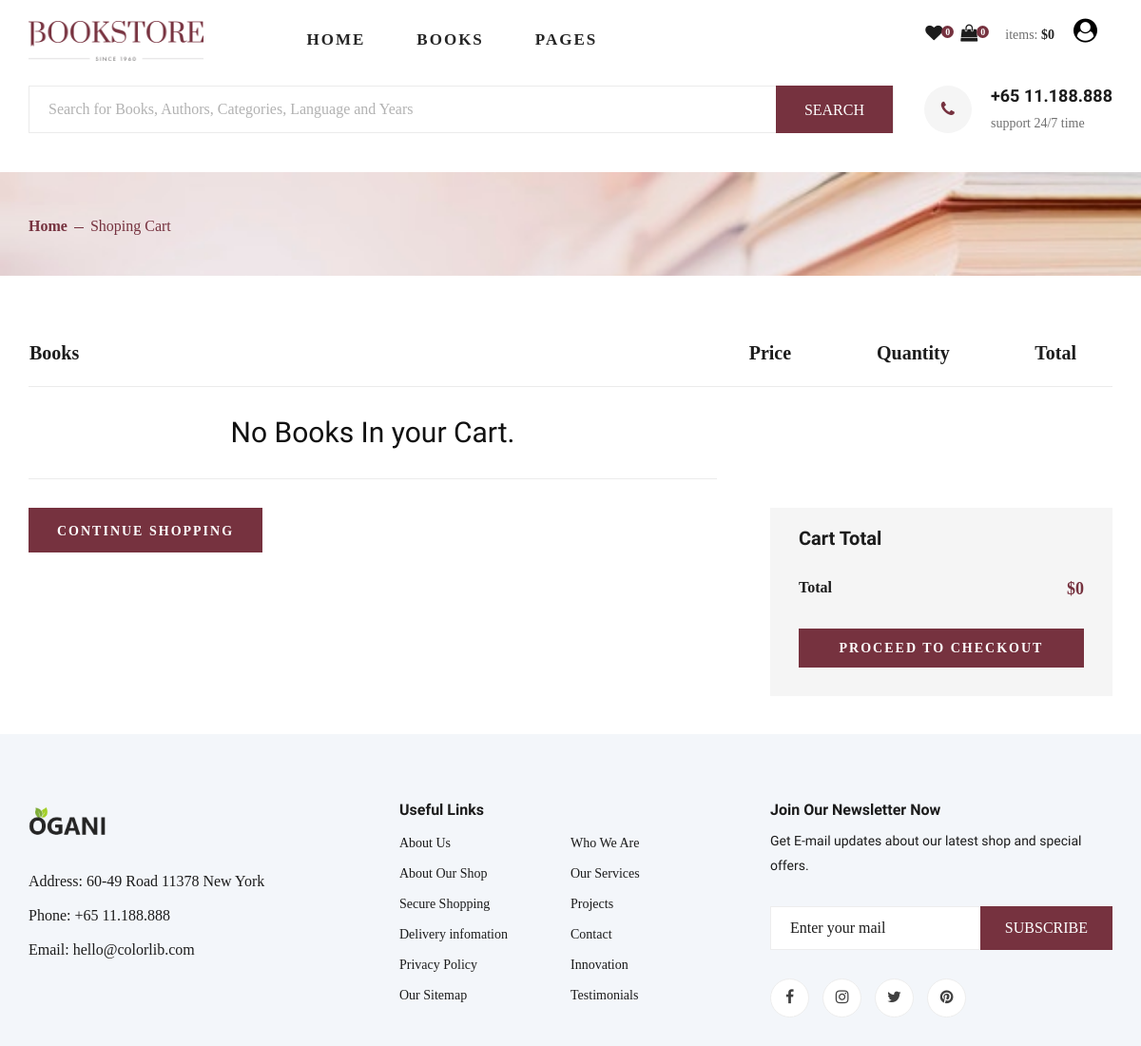
The page /order/shoping-cart (signed in) on the database as committed earlier.
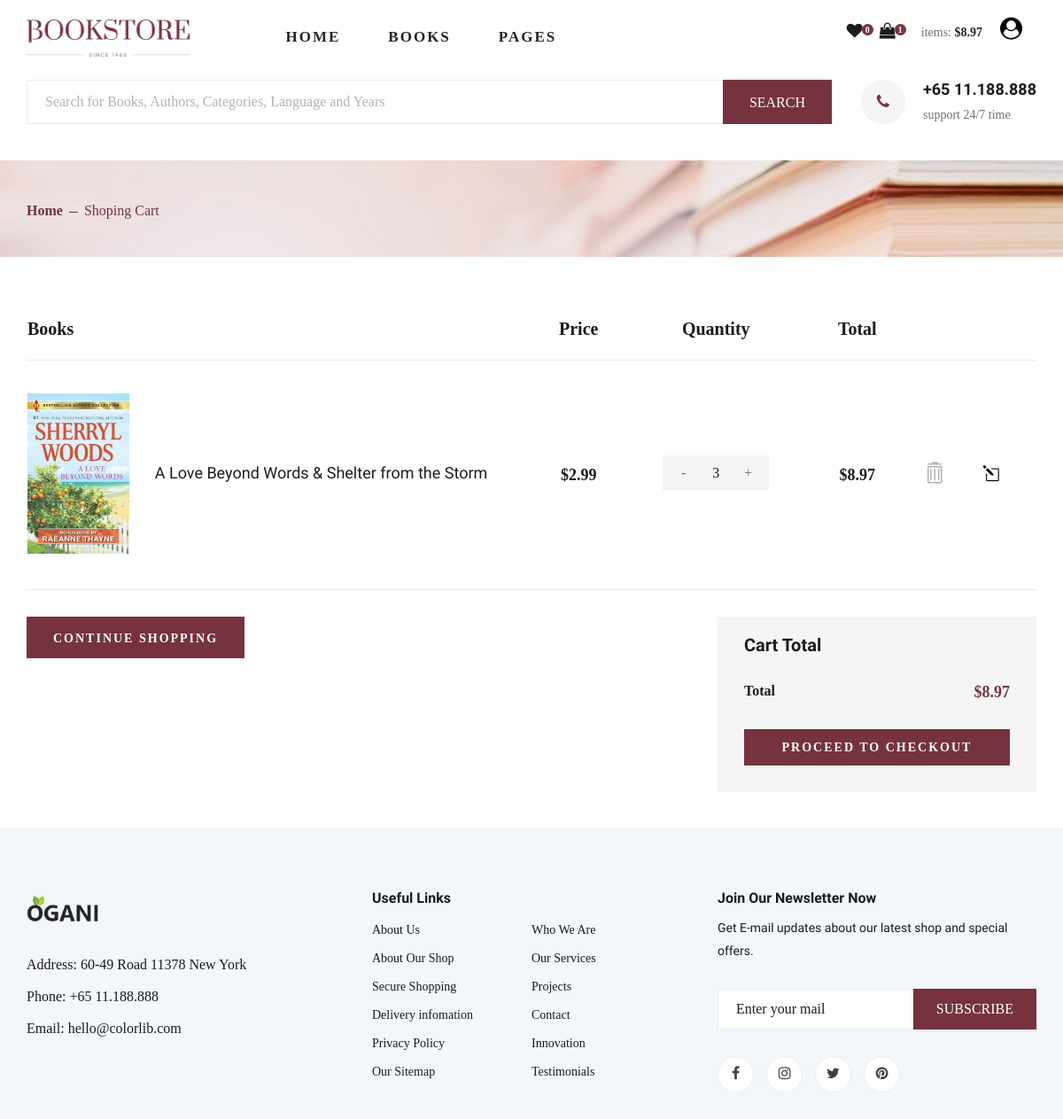
The same page on the database as committed later.
### order/models.py (models this page shows, shortened)
class ShopCart(models.Model):
    user = models.ForeignKey(User, on_delete=models.CASCADE, null=True)
    book = models.ForeignKey(Book, on_delete=models.DO_NOTHING, null=True)
    quantity = models.IntegerField()
    @property
    def amount(self):
        if self.book.discount_price:
            return round((self.quantity * self.book.discount_price), 2)
        return round((self.quantity * self.book.price), 2)

### main/models.py (models this page shows, shortened)
class Book(models.Model):
    name = models.CharField(max_length=250, unique=True)
    image = models.ImageField(upload_to="books-img", blank=True)
    description = models.TextField(null=True, blank=True)
    Publication_date = models.DateField(default='2020-12-31')
    page = models.IntegerField('Pages number', default=100)
    for_age = models.IntegerField('For ages', default=15)
    price = models.FloatField(default=0.0)
    discount_price = models.FloatField(blank=True, null=True)
    authors = models.ManyToManyField(to='Author')
    language = models.ForeignKey(to='Language', on_delete=models.DO_NOTHING)
    categories = models.ManyToManyField(to='Category')
    year = models.ForeignKey(to='Year', on_delete=models.DO_NOTHING)
    favourite = models.ManyToManyField(
        User, related_name='favourite', blank=True)
    active = models.BooleanField(default=True)
    slug = models.SlugField(unique=True, null=True, blank=True)
    create_at = models.DateTimeField(auto_now_add=True)
    update_at = models.DateTimeField(auto_now=True)

### order/views.py (the view)
# urls.py: path('shoping-cart', views.shoping_cart, name='shoping_cart'),
@login_required(login_url='/users/login')
def shoping_cart(request):
    context = {
        'shopcart_page': 'exist',
    }
    context.update(views.total_price_items(request.user.id))
    return render(request, 'order/shoping_cart.html', context)

### templates/order/shoping_cart.html (shortened to what this page needs)
{% extends "base/main/layout/layout.html" %}
{% load i18n %}
{% load static %}
{% block content %}
{% include 'main/extra/breadcrumb.html' %}
<section class="shoping-cart spad">
    <div class="container">
        <div class="row">
            <div class="col-lg-12">
                <div class="shoping__cart__table">
                    <table>
                        <thead>
                            <tr>
                                <th class="shoping__product">Books</th>
                                <th>Price</th>
                                <th>Quantity</th>
                                <th>Total</th>
                                <th></th>
                            </tr>
                        </thead>
                        <tbody>
                            {% if shopcart %}
                            {% for book_in_cart in shopcart %}
                            <form action="{% url 'order:update_quantity' book_in_cart.book.id %}" method="POST">
                                <tr>
                                    <td class="shoping__cart__item">
                                        <img src="/media/{{ book_in_cart.book.image  }}" alt="">
                                        <a href="{% url 'main:book_details' book_in_cart.book.slug %}">
                                            <h5>{{ book_in_cart.book.name }}</h5>
                                        </a>
                                    </td>
                                    <td class="shoping__cart__price">
                                        {% if book_in_cart.book.discount_price %}
                                        ${{ book_in_cart.book.discount_price }}
                                        {% else %}
                                        ${{ book_in_cart.book.price }}
                                        {% endif %}
                                    </td>
                                    <td class="shoping__cart__quantity">
                                        <div class="quantity">
                                            <div class="pro-qty">
                                                <input type="text" name="quantity" value="{{ book_in_cart.quantity }}">
                                            </div>
                                        </div>
                                    </td>
                                    <td class="shoping__cart__total">
                                        ${{ book_in_cart.amount }}
                                    </td>
                                    <td class="shoping__cart__item__close">
                                        <a href="{% url 'order:delete_from_cart' book_in_cart.id %}"
                                            onclick="return confirm('Delete!\n{{ book_in_cart.book.name }}\nAre you Sure?')">
                                            <span class="icon_trash_alt" title="Delete book"></span></a>
                                    </td>
                                    <td class="shoping__cart__total_update">
                                        <button type="submit">
                                            <span class="icon_pencil-edit" title="Update quantity"></span>
                                        </button>
                                    </td>
                                </tr>
                            </form>
                            {% endfor %}
                            {% else %}
                            <tr>
                                <td>
                                    <h3>No Books In your Cart.</h3>
                                </td>
                            </tr>
                            {% endif %}
                        </tbody>
                    </table>
                </div>
            </div>
        </div>
        <div class="row">
            <div class="col-lg-8">
                <div class="shoping__cart__btns">
                    <a href="{% url 'main:featured_books_list' %}" class="primary-btn cart-btn">CONTINUE SHOPPING</a>
                </div>
            </div>
            <div class="col-lg-4">
                <div class="shoping__checkout">
                    <h5>Cart Total</h5>
                    <ul>
                        <li>Total <span>${{ total_price }}</span></li>
                    </ul>
                    {% if total_price > 0 %}
                    <a href="{% url 'order:checkout' %}" class="primary-btn">PROCEED TO CHECKOUT</a>
                    {% else %}
                    <a class="primary-btn disabled" title="no books in your cart.">PROCEED TO CHECKOUT</a>
                    {% endif %}
                </div>
            </div>
        </div>
    </div>
</section>
{% endblock %}

Rows that differ between the two databases and show on the page:
added ShopCart: book.image (picture), book.name "A Love Beyond Words & Shelter from the Storm", book.discount_price "2.99", quantity "3", amount "8.97"
Other text that changed with them:
{{ shopcart.count }}: "0" → "1"
{{ total_price }}: "0" → "8.97"
text no longer shown: "No Books In your Cart."
